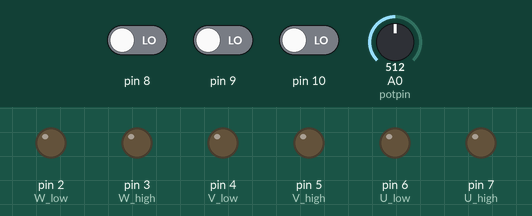
The sketch below on a simulated Arduino Uno, built with avr-gcc and run on an emulated ATmega328P. Shown: output pins drawn as LEDs (lit = HIGH). Inputs (shaded band) come from the test bench; at power-on: pin 8 LOW, pin 9 LOW, pin 10 LOW, A0 (potpin) = 512. What the sketch prints to the serial monitor is not drawn.

Above: at 1.2 s.
1.3 s: pin 8 driven HIGH
At 2.3 s:
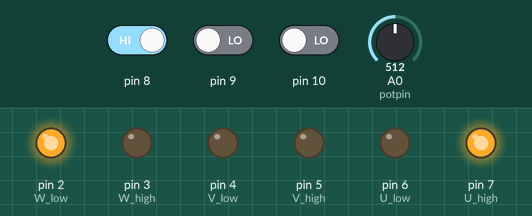
2.8 s: pin 9 driven HIGH
At 3.7 s:
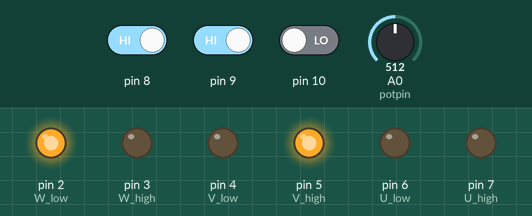
4.3 s: pin 8 driven LOW
At 4.8 s:
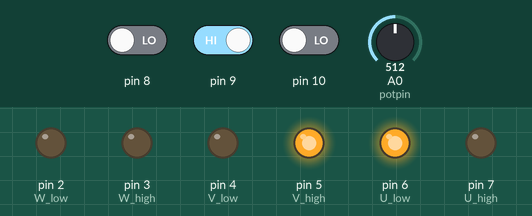
5.8 s: pin 10 driven HIGH
At 7.0 s:
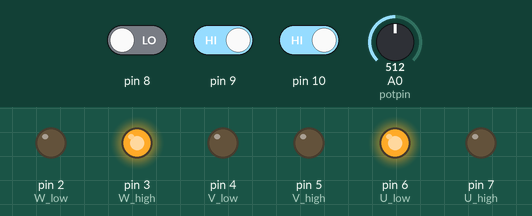
7.3 s: pin 9 driven LOW
At 8.2 s:
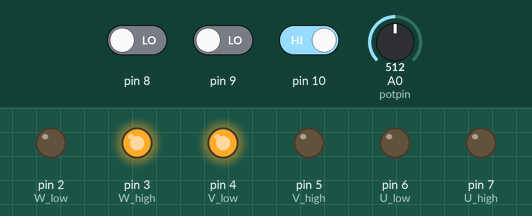
8.8 s: pin 8 driven HIGH
At 9.4 s:
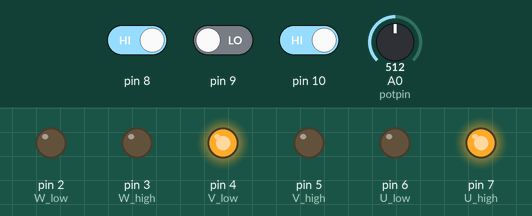
Timing chart, 0 to 11.3 s (numbered marks = the images above; inputs shaded):
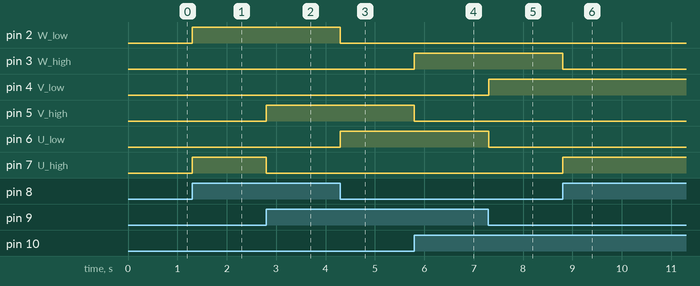

Measured:
- after the input at 1.3 s, pin 2 (W_low), pin 7 (U_high): LOW → HIGH at once
- after the input at 2.8 s, pin 5 (V_high): LOW → HIGH at once; pin 7 (U_high): HIGH → LOW at once
- after the input at 4.3 s, pin 2 (W_low): HIGH → LOW at once; pin 6 (U_low): LOW → HIGH at once
- after the input at 5.8 s, pin 3 (W_high): LOW → HIGH at once; pin 5 (V_high): HIGH → LOW at once
- after the input at 7.3 s, pin 4 (V_low): LOW → HIGH at once; pin 6 (U_low): HIGH → LOW at once
- after the input at 8.8 s, pin 3 (W_high): HIGH → LOW at once; pin 7 (U_high): LOW → HIGH at once

The sketch:

Brushless_mc.ino
```cpp
// variables
// const int motorpin=9; for brushed motor
const int potpin=A0;
int pot;
int throttle;
int U_high = 7;
int U_low = 6;
int V_high = 5;
int V_low = 4;
int W_high = 3;
int W_low = 2;

void setup() {
  // put your setup code here, to run once:
  pinMode(8, INPUT);
  pinMode(9, INPUT);
  pinMode(10, INPUT);
  pinMode(U_high, OUTPUT);
  pinMode(U_low, OUTPUT);
  pinMode(V_high, OUTPUT);
  pinMode(V_low, OUTPUT);
  pinMode(W_high, OUTPUT);
  pinMode(W_low, OUTPUT);
  Serial.begin(9600);
}

void loop() {
  // put your main code here, to run repeatedly:
  //add code that sets limit for actual motor
 // read potentiometer (0-1023)
  pot = analogRead (potpin);
  // convert to 0-255
  throttle = map(pot,0,1023,0,255);
  // set motor speed
  //analogWrite (motorpin,throttle);  //old code for sending potentiometer reading

  //Read Hall Effect
  bool A = digitalRead(8); //pin
  bool B = digitalRead(9);
  bool C = digitalRead(10);

  //create integer from 2-7
  unsigned int state = A<<2 | B<<1 | C;


 //Run through states
 //analogwrite(pin,value)
  switch(state)
  {
    case 4: //State 1: Phase A on, B off, C off, 100
      digitalWrite(U_high,1);
      digitalWrite(U_low, 0);
      digitalWrite(V_high,0);
      digitalWrite(V_low, 0);
      digitalWrite(W_high,0);
      digitalWrite(W_low, 1);
      Serial.println("4");
      break;
    case 5: //State 2: Phase A on, B off, C on, 101
      digitalWrite(U_high,1);
      digitalWrite(U_low, 0);
      digitalWrite(V_high,0);
      digitalWrite(V_low, 1);
      digitalWrite(W_high,0);
      digitalWrite(W_low, 0);
      Serial.println("5");
      break;
    case 1: //State 3: Phase A off, B off, C on, 001
      digitalWrite(U_high,0);
      digitalWrite(U_low, 0);
      digitalWrite(V_high,0);
      digitalWrite(V_low, 1);
      digitalWrite(W_high,1);
      digitalWrite(W_low, 0);
      Serial.println("1");
      break;
    case 3: //State 4: Phase A off, B on, C on, 011
      digitalWrite(U_high,0);
      digitalWrite(U_low, 1);
      digitalWrite(V_high,0);
      digitalWrite(V_low, 0);
      digitalWrite(W_high,1);
      digitalWrite(W_low, 0);
      Serial.println("3");
      break;
    case 2: //State 5: Phase A off, B on, C off, 010
      digitalWrite(U_high,0);
      digitalWrite(U_low, 1);
      digitalWrite(V_high,1);
      digitalWrite(V_low, 0);
      digitalWrite(W_high,0);
      digitalWrite(W_low, 0);
      Serial.println("2");
      break;
    case 6: //State 6: Phase A on, B on, C off, 110
      digitalWrite(U_high,0);
      digitalWrite(U_low, 0);
      digitalWrite(V_high,1);
      digitalWrite(V_low, 0);
      digitalWrite(W_high,0);
      digitalWrite(W_low, 1);
      Serial.println("6");
      break;
    default:
      // Set code that can count number of defaults and shut system down with excessive faults
      // Ignore/shutdown
      break;
  }
}
```
